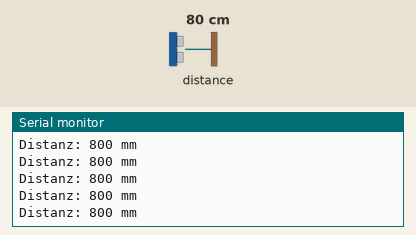
This sketch was run on a simulated Arduino Uno, built with avr-gcc and run on an emulated ATmega328P. On the bench: the last lines printed to the serial monitor. Inputs (shaded band) come from the test bench; at power-on: distance to the obstacle 80 cm.

Above: at 1.2 s.
1.3 s: distance to the obstacle set to 2 cm
At 1.9 s:
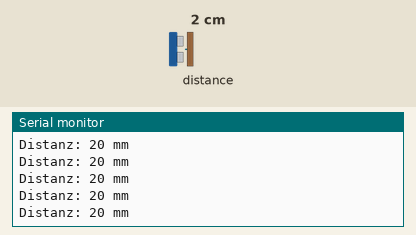
4.3 s: distance to the obstacle set to 4 cm
At 4.8 s:
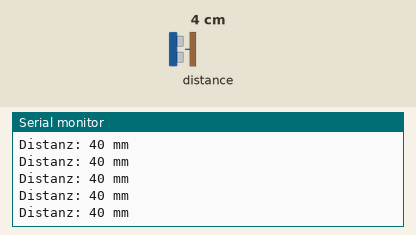
Timing chart, 0 to 7.3 s (numbered marks = the images above; inputs shaded):
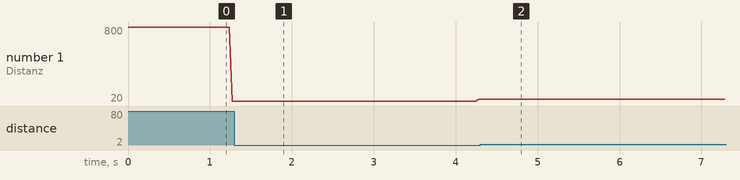

Measured:
- after the input at 1.3 s, the serial monitor: prints a new line at once (image 1)
- after the input at 4.3 s, the serial monitor: prints a new line at once (image 2)
- plotted number 1: 20 → 40 after the input at 1.3 s

The sketch:

U010.ino
```cpp
// Distanz-Sensor (25..1000mm) mit VL53L0x Chip
// - https://docs.m5stack.com/en/unit/TOF
// - https://github.com/adafruit/Adafruit_VL53L0X

// GROVE PORT (UNIVERSAL):
// 1 GPIO1, TWI(SCL), UART(RX)
// 2 GPIO2, TWI(SDA), UART(TX)
// 3 +5V
// 4 GND

//-------------------------------------------------------------------
#include <Adafruit_VL53L0X.h>

//-------------------------------------------------------------------
Adafruit_VL53L0X sensor;

//-------------------------------------------------------------------
void setup(void)
{
  Serial.begin(115200);

  while (sensor.begin() == false) {
    Serial.print(".");
    delay(1000);
  }

  sensor.startRangeContinuous();
}

//-------------------------------------------------------------------
void loop(void)
{
  if (sensor.isRangeComplete()) {
    Serial.print("Distanz: ");
    Serial.print( sensor.readRange() );
    Serial.println(" mm");
  }

  //delay(100);
}
```
